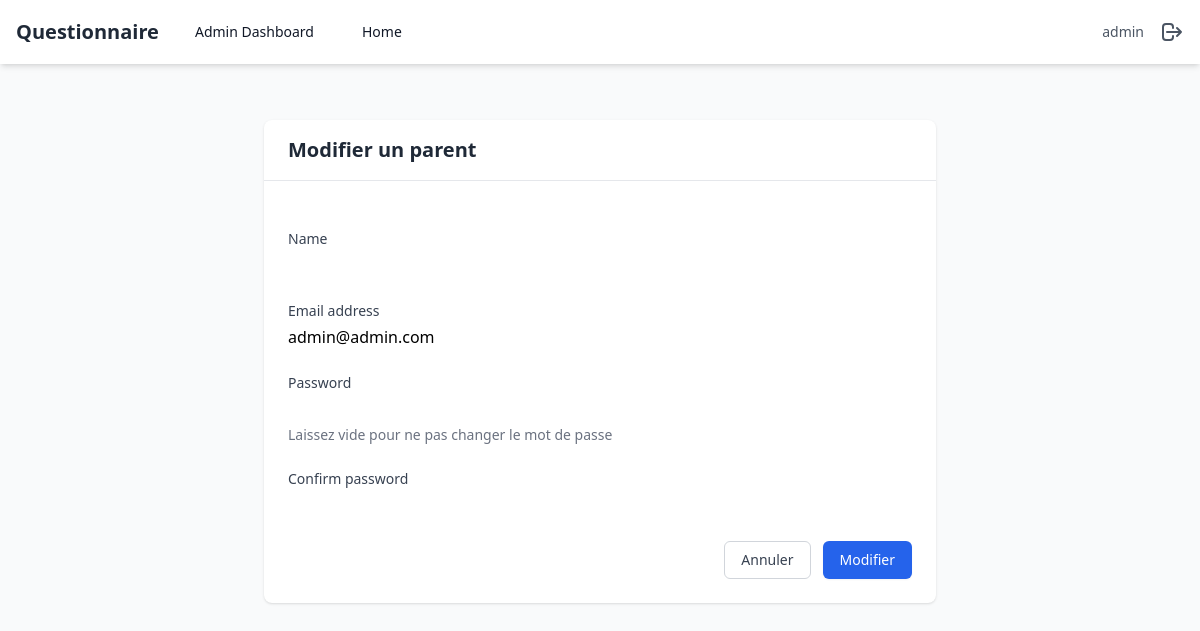
The page /admincustom/edit-parent/1/ (signed in) on the database as committed earlier.
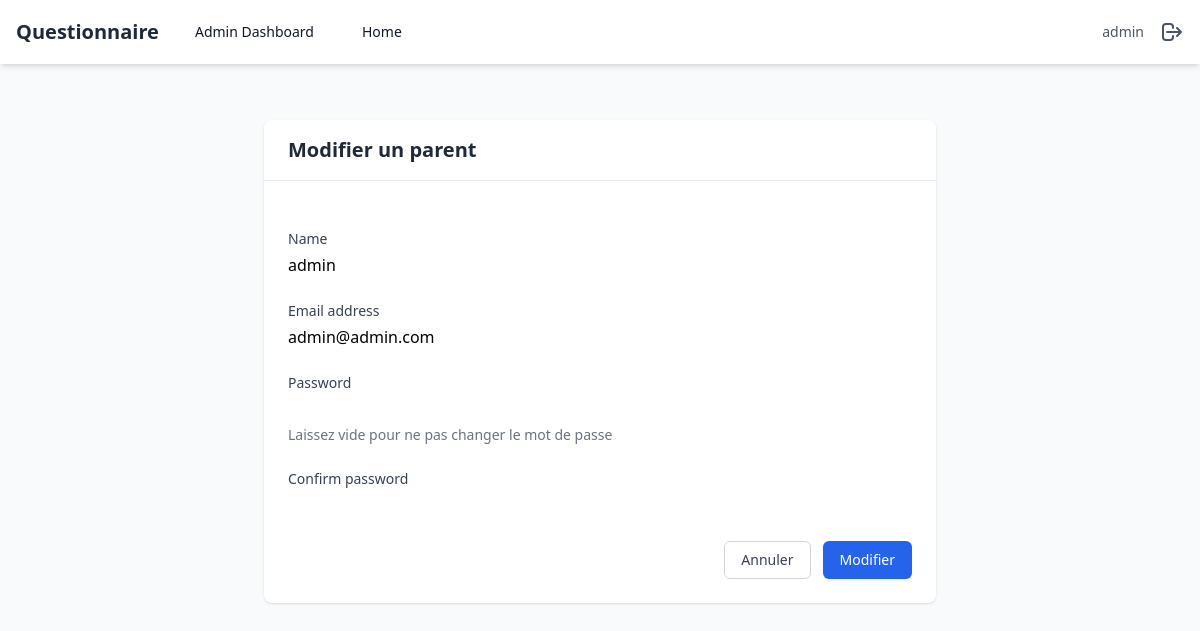
The same page on the database as committed later.
### polls/models.py (models this page shows)
class Parent(AbstractUser):
    name = models.CharField(max_length=255, default='')
    is_parent = models.BooleanField(default=True)
    is_superuser = models.BooleanField(default=False)
    class Meta:
        swappable = 'AUTH_USER_MODEL'

### polls/views.py (the view)
# urls.py: path('admincustom/edit-parent/<int:parent_id>/', edit_parent, name='edit_parent'),
@login_required
def edit_parent(request, parent_id):
    if not request.user.is_superuser:
        return redirect('home')
    parent = get_object_or_404(Parent, id=parent_id)
    if request.method == 'POST':
        form = ParentForm(request.POST, instance=parent)
        if form.is_valid():
            parent = form.save(commit=False)
            if form.cleaned_data.get('password'):
                parent.set_password(form.cleaned_data['password'])
            parent.save()
            messages.success(request, 'Parent modifié avec succès')
            return redirect('admin_dashboard')
    else:
        form = ParentForm(instance=parent)
    return render(request, 'admin/parent_form.html', {'form': form, 'action': 'Modifier'})

### polls/forms.py (shortened to what this page needs)
class ParentForm(forms.ModelForm):
    password = forms.CharField(widget=forms.PasswordInput(), required=False,
                                help_text="Laissez vide pour ne pas changer le mot de passe")
    confirm_password = forms.CharField(widget=forms.PasswordInput(), required=False)
    class Meta:
        model = Parent
        fields = ['name', 'email', 'password', 'confirm_password']

### polls/templates/admin/parent_form.html (shortened to what this page needs)
{% extends '../base.html' %} {% block content %}
<div class="max-w-2xl mx-auto py-8">
  <div class="bg-white shadow rounded-lg">
    <div class="px-6 py-4 border-b border-gray-200">
      <h2 class="text-xl font-semibold text-gray-800">
        {{ action }} un parent
      </h2>
    </div>
    <form method="post" class="p-6 space-y-6">
      {% csrf_token %} {% for field in form %}
      <div class="space-y-1">
        <label
          for="{{ field.id_for_label }}"
          class="block text-sm font-medium text-gray-700"
        >
          {{ field.label }}
        </label>
        {{ field }} {% if field.help_text %}
        <p class="text-sm text-gray-500">{{ field.help_text }}</p>
        {% endif %}
      </div>
      {% endfor %}
      <div class="flex justify-end space-x-3">
        <a
          href="{% url 'admin_dashboard' %}"
          class="px-4 py-2 border border-gray-300 rounded-md text-sm font-medium text-gray-700 hover:bg-gray-50"
        >
          Annuler
        </a>
        <button
          type="submit"
          class="px-4 py-2 border border-transparent rounded-md shadow-sm text-sm font-medium text-white bg-blue-600 hover:bg-blue-700"
        >
          {{ action }}
        </button>
      </div>
    </form>
  </div>
</div>
{% endblock %}

### polls/templates/base.html (shortened to what this page needs)
{% load static %}
<!DOCTYPE html>
<html lang="en">
  <head>
    <script src="https://cdn.tailwindcss.com"></script>
  </head>
  <body class="bg-gray-50">
    <nav class="bg-white shadow-md">
      <div class="max-w-7xl mx-auto px-4">
        <div class="flex justify-between h-16">
          <div class="flex items-center">
            <span class="text-xl font-bold text-gray-800">Questionnaire</span>
            {% if request.user.is_superuser %}
            <a
              href="{% url 'admin_dashboard' %}"
              class="ml-6 px-3 py-2 rounded-md text-sm font-medium text-gray-900"
              >Admin Dashboard</a
            >
            {% endif %}
            <a
              href="/"
              class="ml-6 px-3 py-2 rounded-md text-sm font-medium text-gray-900"
              >Home</a
            >
          </div>
          <div class="flex items-center space-x-4">
            <span class="text-sm text-gray-600"
              >{{ request.user.username }}</span
            >
            <a
              href="{% url 'logout' %}"
              class="text-gray-600 hover:text-gray-900"
            >
              <svg
                xmlns="http://www.w3.org/2000/svg"
                class="h-6 w-6"
                fill="none"
                viewBox="0 0 24 24"
                stroke="currentColor"
              >
                <path
                  stroke-linecap="round"
                  stroke-linejoin="round"
                  stroke-width="2"
                  d="M17 16l4-4m0 0l-4-4m4 4H7m6 4v1a3 3 0 01-3 3H6a3 3 0 01-3-3V7a3 3 0 013-3h4a3 3 0 013 3v1"
                />
              </svg>
            </a>
          </div>
        </div>
      </div>
    </nav>
    <main class="max-w-7xl mx-auto py-6 px-4">
       {% block content %}{% endblock %}
    </main>
  </body>
</html>

Rows that differ between the two databases and show on the page:
changed Parent "admin": name (not shown) → "admin"
